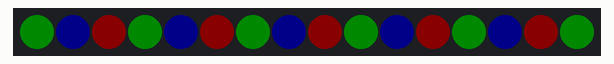
A sketch run on a simulated Arduino Uno, built with avr-gcc and run on an emulated ATmega328P. Shown: 16 RGB LEDs in strip order, left to right. Dim RGB values are drawn brighter than linear.

Above: at 0.1 s.
At 1.1 s:
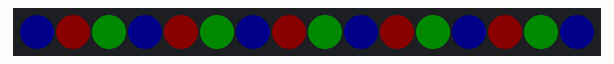
At 2.1 s:
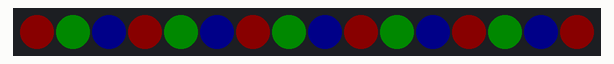

Measured:
- by itself, everything shown: repeats every 3.0 s, in 3 steps
- what the display in image 1 shows lasts 1.0 s, from 1.0 s to 2.0 s

The sketch:

ring.ino
```cpp
// Adafruit_NeoMatrix example for single NeoPixel Shield.
// Scrolls 'Howdy' across the matrix in a portrait (vertical) orientation.

#include <Adafruit_GFX.h>
#include <Adafruit_NeoMatrix.h>
#include <Adafruit_NeoPixel.h>
#ifndef PSTR
 #define PSTR // Make Arduino Due happy
#endif

#define PIN 6

// MATRIX DECLARATION:
// Parameter 1 = width of NeoPixel matrix
// Parameter 2 = height of matrix
// Parameter 3 = pin number (most are valid)
// Parameter 4 = matrix layout flags, add together as needed:
//   NEO_MATRIX_TOP, NEO_MATRIX_BOTTOM, NEO_MATRIX_LEFT, NEO_MATRIX_RIGHT:
//     Position of the FIRST LED in the matrix; pick two, e.g.
//     NEO_MATRIX_TOP + NEO_MATRIX_LEFT for the top-left corner.
//   NEO_MATRIX_ROWS, NEO_MATRIX_COLUMNS: LEDs are arranged in horizontal
//     rows or in vertical columns, respectively; pick one or the other.
//   NEO_MATRIX_PROGRESSIVE, NEO_MATRIX_ZIGZAG: all rows/columns proceed
//     in the same order, or alternate lines reverse direction; pick one.
//   See example below for these values in action.
// Parameter 5 = pixel type flags, add together as needed:
//   NEO_KHZ800  800 KHz bitstream (most NeoPixel products w/WS2812 LEDs)
//   NEO_KHZ400  400 KHz (classic 'v1' (not v2) FLORA pixels, WS2811 drivers)
//   NEO_GRB     Pixels are wired for GRB bitstream (most NeoPixel products)
//   NEO_RGB     Pixels are wired for RGB bitstream (v1 FLORA pixels, not v2)


// Example for NeoPixel Shield.  In this application we'd like to use it
// as a 5x8 tall matrix, with the USB port positioned at the top of the
// Arduino.  When held that way, the first pixel is at the top right, and
// lines are arranged in columns, progressive order.  The shield uses
// 800 KHz (v2) pixels that expect GRB color data.
Adafruit_NeoMatrix matrix = Adafruit_NeoMatrix(16, 1, 6,
  2     + 0 +
  NEO_MATRIX_COLUMNS + NEO_MATRIX_PROGRESSIVE,
  NEO_GRB            + NEO_KHZ800);

const uint16_t colors[] = {
  matrix.Color(255, 0, 0), matrix.Color(0, 255, 0), matrix.Color(0, 0, 255)};

void setup() {
  matrix.begin();
  matrix.setTextWrap(false);
  matrix.setBrightness(10);
  matrix.setTextColor(colors[0]);
}

int pass = 0;
void loop() {
  matrix.fillScreen(0);
for (int x = 0; x < 16; x++) {
    if(++pass >= 3) pass = 0; {
    matrix.drawPixel(x,0, (colors[pass]));
  }
}
  matrix.show();
  delay(1000);
}
```
